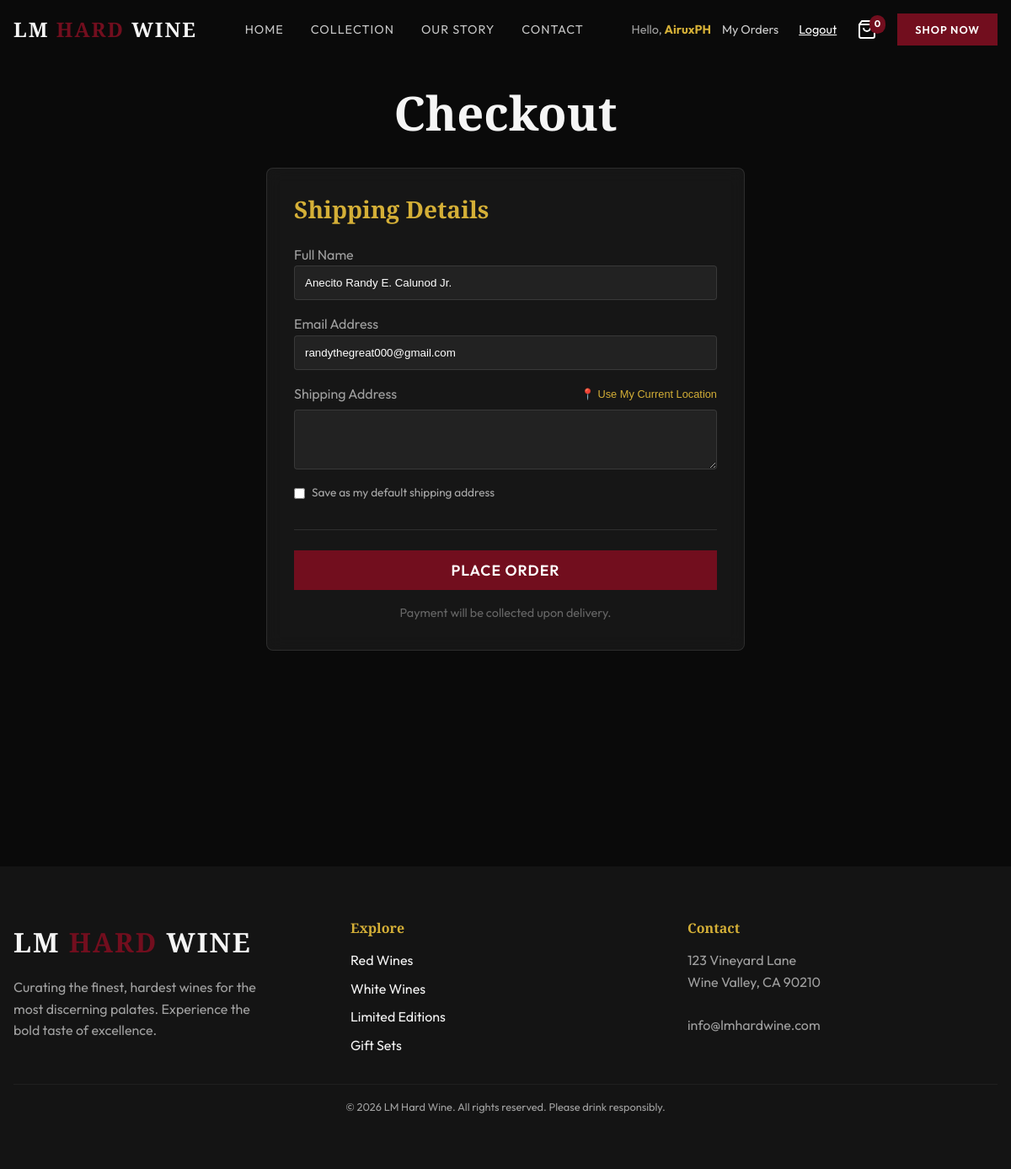
The app's page /checkout.php (signed in), older data.
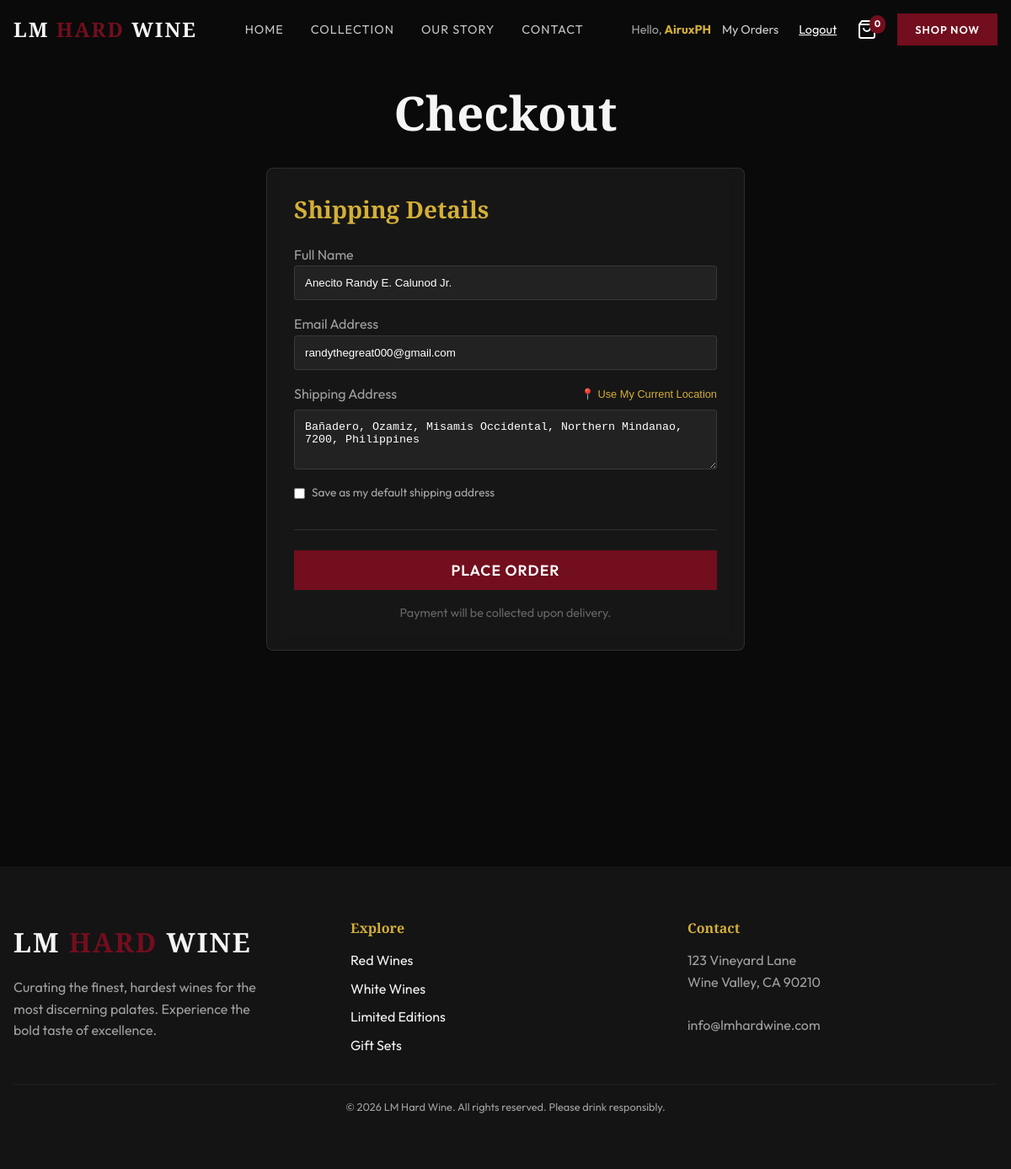
The same page, newer data.
### tables this page shows
CREATE TABLE `customer_profiles` (
  `id` int(11) NOT NULL,
  `user_id` int(11) NOT NULL,
  `full_name` varchar(100) DEFAULT NULL,
  `phone_number` varchar(20) DEFAULT NULL,
  `default_shipping_address` text DEFAULT NULL
);

CREATE TABLE `users` (
  `id` int(11) NOT NULL,
  `username` varchar(50) NOT NULL,
  `email` varchar(100) NOT NULL,
  `password_hash` varchar(255) NOT NULL,
  `role` enum('customer','seller') NOT NULL DEFAULT 'customer',
  `created_at` timestamp NULL DEFAULT current_timestamp(),
  `updated_at` timestamp NULL DEFAULT current_timestamp() ON UPDATE current_timestamp()
);

### checkout.php (the view, shortened to what this page needs)
<?php
include 'includes/header.php';
include 'includes/db.php';
$pre_name = '';
$pre_email = '';
$pre_address = '';
if (isset($_SESSION['user_id'])) {
    $stmt = $pdo->prepare("SELECT u.email, cp.full_name, cp.default_shipping_address FROM users u LEFT JOIN customer_profiles cp ON u.id = cp.user_id WHERE u.id = ?");
    $stmt->execute([$_SESSION['user_id']]);
    $uData = $stmt->fetch();
    if ($uData) {
        $pre_name = $uData['full_name'] ?? '';
        $pre_email = $uData['email'] ?? '';
        $pre_address = $uData['default_shipping_address'] ?? '';
    }
}
?>
<main style="padding-top: 100px; padding-bottom: var(--spacing-xl);">
    <div class="container" style="max-width: 600px;">
        <h1 class="text-center" style="margin-bottom: 2rem;">Checkout</h1>
        <div class="glass-card">
            <form action="includes/place_order.php" method="POST" id="checkout-form">
                <h3 style="margin-bottom: 1.5rem; color: var(--color-accent);">Shipping Details</h3>
                <div style="display: flex; flex-direction: column; gap: 1rem; margin-bottom: 2rem;">
                    <div>
                        <label style="color: var(--color-text-muted);">Full Name</label>
                        <input type="text" name="customer_name" required
                            value="<?php echo htmlspecialchars($pre_name); ?>"
                            style="width: 100%; background: rgba(255,255,255,0.05); border: 1px solid rgba(255,255,255,0.1); padding: 12px; color: white; border-radius: 4px;">
                    </div>
                    <div>
                        <label style="color: var(--color-text-muted);">Email Address</label>
                        <input type="email" name="customer_email" required
                            value="<?php echo htmlspecialchars($pre_email); ?>"
                            style="width: 100%; background: rgba(255,255,255,0.05); border: 1px solid rgba(255,255,255,0.1); padding: 12px; color: white; border-radius: 4px;">
                    </div>
                    <div style="position: relative;">
                        <div
                            style="display: flex; justify-content: space-between; align-items: center; margin-bottom: 5px;">
                            <label style="color: var(--color-text-muted);">Shipping Address</label>
                            <button type="button" onclick="detectLocation()" id="detect-btn"
                                style="background: none; border: none; color: var(--color-accent); font-size: 0.8rem; cursor: pointer; display: flex; align-items: center; gap: 4px;">
                                <span id="detect-icon">📍</span> <span id="detect-text">Use My Current Location</span>
                            </button>
                        </div>
                        <textarea id="customer_address" name="customer_address" required rows="3"
                            style="width: 100%; background: rgba(255,255,255,0.05); border: 1px solid rgba(255,255,255,0.1); padding: 12px; color: white; border-radius: 4px;"><?php echo htmlspecialchars($pre_address); ?></textarea>
                        <?php if (isset($_SESSION['user_id'])): ?>
                            <div style="margin-top: 10px; display: flex; align-items: center; gap: 8px;">
                                <input type="checkbox" name="save_default_address" id="save_default"
                                    style="cursor: pointer;">
                                <label for="save_default" style="font-size: 0.85rem; color: #aaa; cursor: pointer;">Save as
                                    my
                                    default shipping address</label>
                            </div>
                        <?php endif; ?>
                    </div>
                </div>
                <div style="border-top: 1px solid rgba(255,255,255,0.1); padding-top: 1.5rem;">
                    <button type="submit" class="btn btn-primary"
                        style="width: 100%; border: none; font-size: 1.1rem;">Place Order</button>
                    <p style="text-align: center; margin-top: 1rem; font-size: 0.9rem; color: #666;">Payment will be
                        collected upon delivery.</p>
                </div>
            </form>
        </div>
    </div>
</main>
<?php include 'includes/footer.php'; ?>

Row changes from the older to the newer data that the page shows:
changed customer_profiles "Anecito Randy E. Calunod Jr.": customer_address (not shown) → "Bañadero, Ozamiz, Misamis Occidental, Northern Mindanao, 7200, Philippines"
